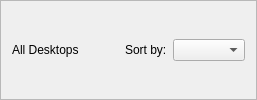
                  <widget class="QFrame" name="frameDesktopsHeader">
                   <property name="frameShape">
                    <enum>QFrame::Shape::StyledPanel</enum>
                   </property>
                   <property name="frameShadow">
                    <enum>QFrame::Shadow::Raised</enum>
                   </property>
                   <layout class="QHBoxLayout" name="horizontalLayout_10">
                    <item>
                     <layout class="QHBoxLayout" name="hlytDesktopsHeader">
                      <item>
                       <widget class="QLabel" name="lblDesktopsTitle">
                        <property name="text">
                         <string>All Desktops</string>
                        </property>
                       </widget>
                      </item>
                      <item>
                       <spacer name="horizontalSpacer_15">
                        <property name="orientation">
                         <enum>Qt::Orientation::Horizontal</enum>
                        </property>
                        <property name="sizeHint" stdset="0">
                         <size>
                          <width>40</width>
                          <height>20</height>
                         </size>
                        </property>
                       </spacer>
                      </item>
                      <item>
                       <widget class="QLabel" name="lblDesktopsSort">
                        <property name="text">
                         <string>Sort by:</string>
                        </property>
                       </widget>
                      </item>
                      <item>
                       <widget class="UnifiedComboBox" name="cmbDesktopsSort">
                        <property name="cursor">
                         <cursorShape>PointingHandCursor</cursorShape>
                        </property>
                        <property name="comboVariant" stdset="0">
                         <string>compact</string>
                        </property>
                       </widget>
                      </item>
                     </layout>
                    </item>
                   </layout>
                  </widget>
